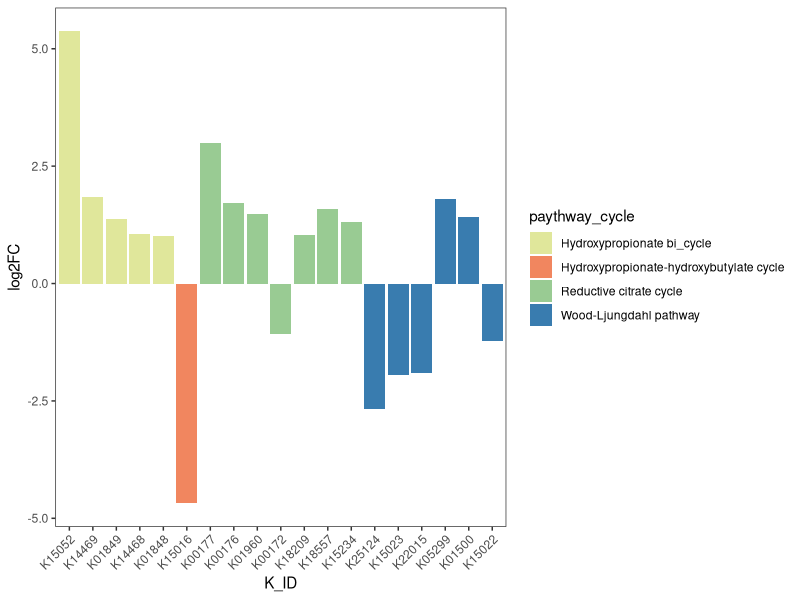

Here is the R script that generated this plot:

rm(list = ls())

library(tidyverse)
data1<-read.csv("log2Carbon_fixation.csv",sep=',',header=TRUE)
wilcox.test(data1$WD, data1$WW)

level <- data1[,1]    
data1$K_ID <- factor(data1$K_ID,level = level)

library(ggplot2)
p<-ggplot(data1,aes(x=K_ID,y=log2FC,fill=paythway_cycle))+
  geom_bar(stat="identity")+
  scale_fill_manual(values=c('#E0E79B','#F1865F','#99CB93','#397CAF'))+
  theme_bw()+
  theme(panel.grid.major = element_blank(),
        panel.grid.minor = element_blank())
p+theme(axis.text.x = element_text(angle = 45, hjust = 1))
ggsave(file="Carbon_fixation.pdf", width=9, height=3)
